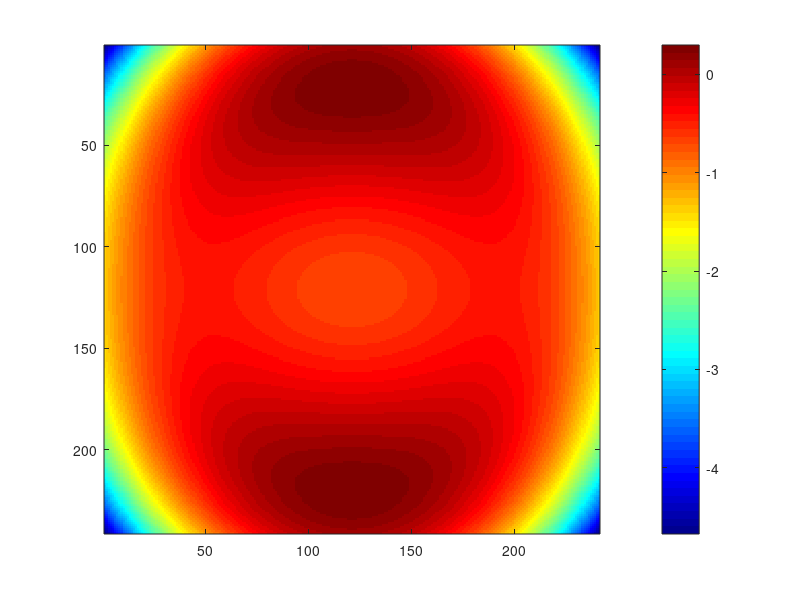
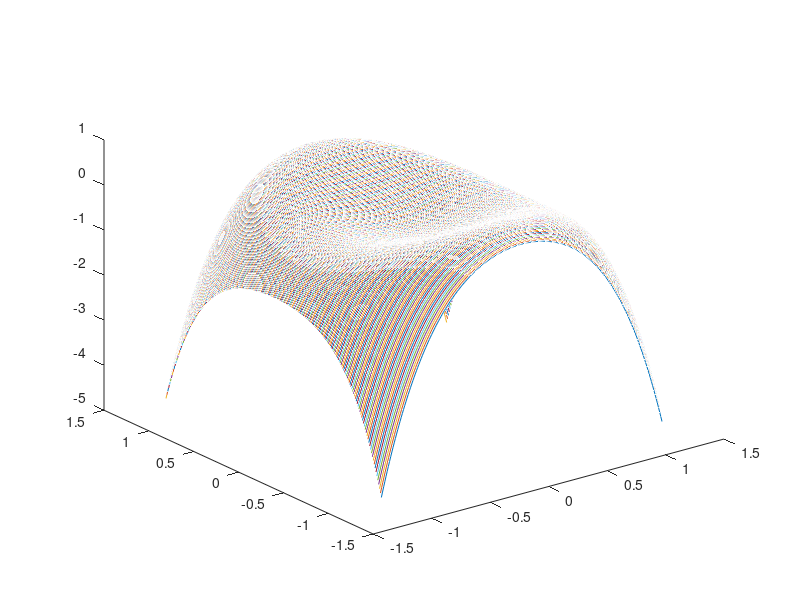
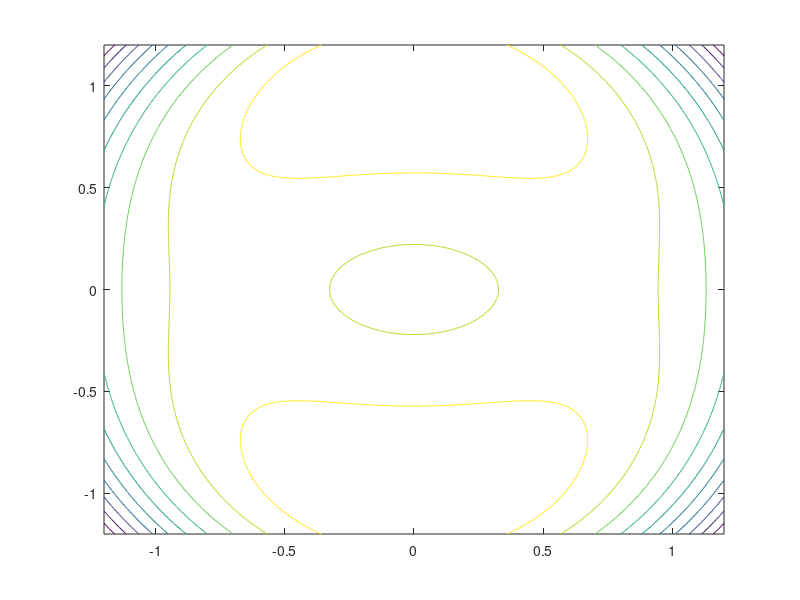

Recreate these plots in MATLAB, in order. (Note: this script raises an error after producing the figures.)
%% linear stability
mu = 0.3;
beta = 1;
[ky,kx] = meshgrid(-1.2:0.01:1.2,-1.2:0.01:1.2);
ksq = kx.^2 + ky.^2;
sigma = -(1-ksq).^2 + mu - beta*kx.^2;
figure(1)
imagesc(sigma')
colormap('jet')
colorbar
figure(2)
plot3(kx,ky,sigma)
figure(3)
contour(kx,ky,sigma)
%% plot near-onset SH simulation
filename = '/media/wez/Seagate Backup Plus Drive/nematic-liquid-crystals-8-30-17/SH_simulations/nearOnset-10-24-2017.mat';
load(filename,'Nfinal','ckeep','tkeep');
fig1 = figure(1)
set(fig1,'position',[0,0,1000,400])
iRange = 0:int32(Nfinal/ckeep)-1;
%iRange = 100:100;
for i = iRange
    u = readSHFile(filename,i);
    t = tkeep(i+1);
    uhat = fft2(u);
    subplot(1,2,1)
    imagesc(u')
    colormap('hot')
    colorbar
    title('Anisotropic SH Equation')
    subplot(1,2,2)
    imagesc(fftshift(abs(uhat))) 
    title(['t = ',num2str(t)])
    pause(0.1)
end
%% compute spatially averaged power distribution
clear
close all
clc
filename = '/media/wez/Seagate Backup Plus Drive/nematic-liquid-crystals-8-30-17/SH_simulations/nearOnset-10-24-2017.mat';
load(filename,'Nfinal','ckeep','tkeep','N');
iRange = 50:999;
T = length(iRange);
P_avg = zeros(N,N);
for i = iRange
    u = readSHFile(filename,i);
    uhat = fft2(u);
    P_avg = P_avg + abs(uhat)/T;
end
P_avg = P_avg;
save('../data/SHAvgPower','P_avg')
%% plot spatially averaged power distribution
figure(1)
imagesc(fftshift(P_avg))
colormap('hot')
title('$u^{^}(k_x,k_y)>$')
%% compute critical wavenumbers
clear
close all
clc
filename = '/media/wez/Seagate Backup Plus Drive/nematic-liquid-crystals-8-30-17/SH_simulations/nearOnset-10-24-2017.mat';
load(filename,'Nfinal','ckeep','tkeep','N');
load('../data/SHAvgPower.mat');
%all windowing done in shifted fourier domain
window = [240,280,260,310];%[kymin,kymax,kxmin,kxmax]
shifted_Pavg = fftshift(P_avg);
mask = zeros(N,N);
mask(window(1):window(2),window(3):window(4)) = 1;
masked_Pavg = P_avg.*mask;

%% plot far-from onset SH simulation
filename = '/media/wez/Seagate Backup Plus Drive/nematic-liquid-crystals-8-30-17/SH_simulations/farFromOnset-10-24-2017.mat';
load(filename,'Nfinal','ckeep','tkeep');
fig1 = figure(1)
set(fig1,'position',[0,0,1000,400])
%iRange = 0:int32(Nfinal/ckeep)-1;
iRange = 0:100;
for i = iRange
    u = readSHFile(filename,i);
    t = tkeep(i+1);
    uhat = fft2(u);
    subplot(1,2,1)
    imagesc(u')    
    title('Anisotropic SH Equation')
    colormap('hot')
    colorbar
    subplot(1,2,2)
    imagesc(fftshift(abs(uhat)))
    title(['t = ',num2str(t)])
    pause(0.1)
end